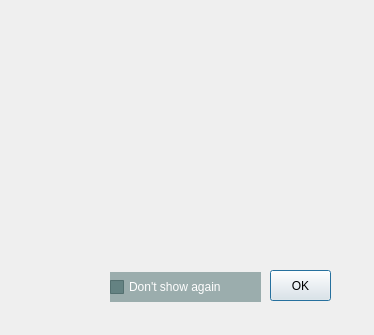
<?xml version="1.0" encoding="UTF-8"?>
<ui version="4.0">
 <class>CSplashDialog</class>
 <widget class="QDialog" name="CSplashDialog">
  <property name="geometry">
   <rect>
    <x>0</x>
    <y>0</y>
    <width>374</width>
    <height>335</height>
   </rect>
  </property>
  <property name="windowTitle">
   <string>Dialog</string>
  </property>
  <widget class="QLabel" name="label">
   <property name="geometry">
    <rect>
     <x>0</x>
     <y>0</y>
     <width>374</width>
     <height>335</height>
    </rect>
   </property>
   <property name="text">
    <string/>
   </property>
   <property name="pixmap">
    <pixmap resource="systray.qrc">:/images/splash.png</pixmap>
   </property>
  </widget>
  <widget class="QCheckBox" name="checkBoxShowSplash">
   <property name="geometry">
    <rect>
     <x>110</x>
     <y>272</y>
     <width>151</width>
     <height>30</height>
    </rect>
   </property>
   <property name="styleSheet">
    <string notr="true">color:#FFF;
background-color: rgba(0, 51, 51,90);</string>
   </property>
   <property name="text">
    <string>Don't show again</string>
   </property>
  </widget>
  <widget class="QPushButton" name="pushButton">
   <property name="geometry">
    <rect>
     <x>270</x>
     <y>270</y>
     <width>61</width>
     <height>31</height>
    </rect>
   </property>
   <property name="text">
    <string>OK</string>
   </property>
  </widget>
 </widget>
 <resources>
  <include location="systray.qrc"/>
 </resources>
 <connections/>
</ui>
